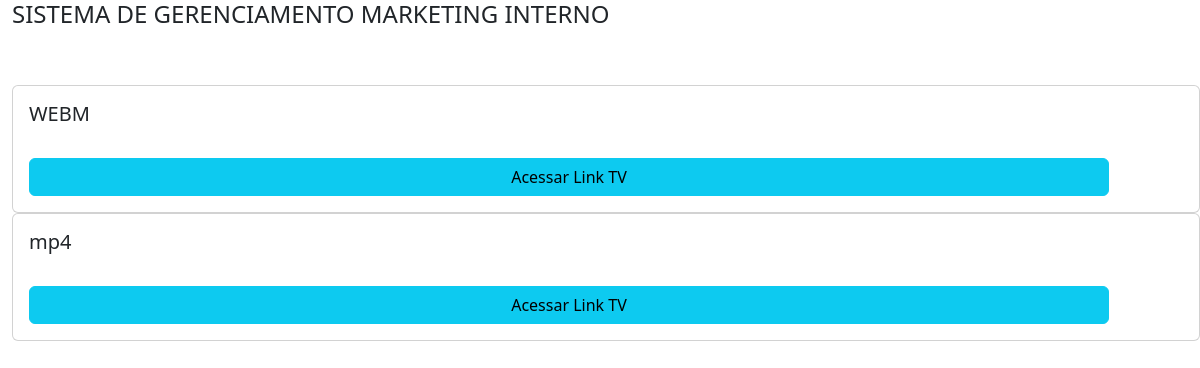
The app's page /, older data.
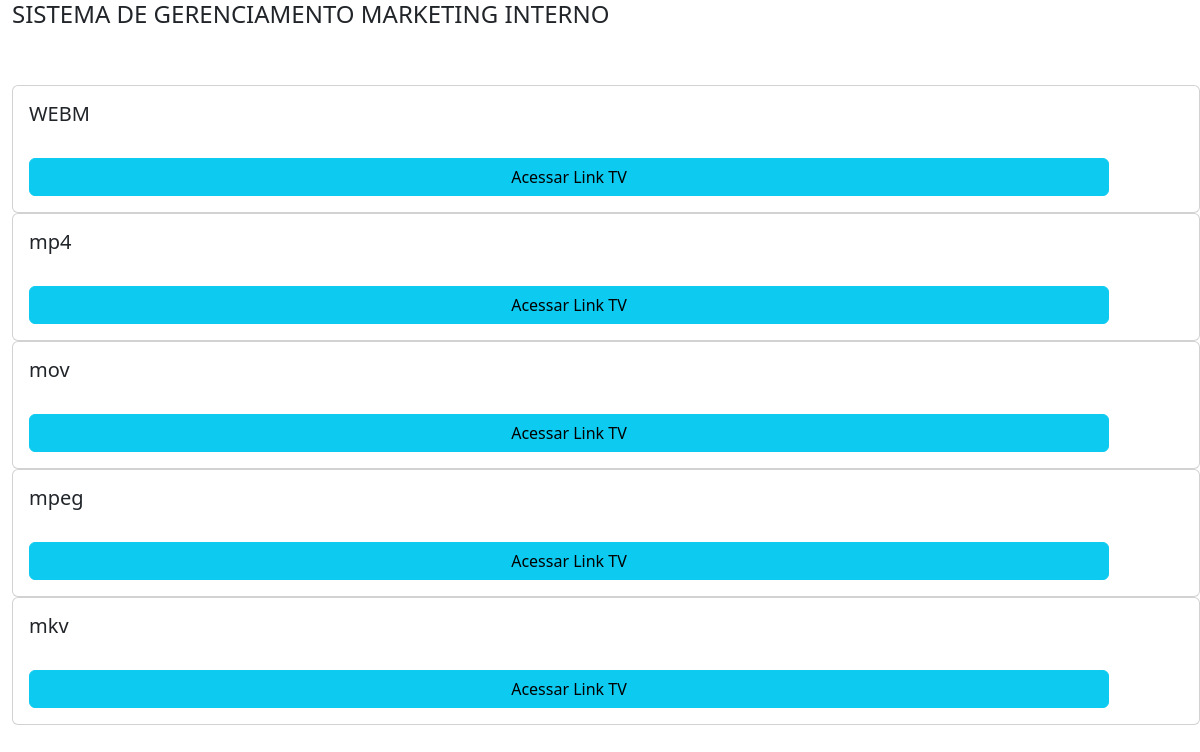
The same page, newer data.
### divulgacao/models.py (models this page shows, shortened)
class Midia(models.Model):
    titulo = models.CharField(max_length=100)
    class Meta:
        verbose_name = " Cadastrar TV"
        verbose_name_plural = " Cadastrar TVs"

### divulgacao/views.py (the view)
# urls.py: path('', tvscadastradas),
def tvscadastradas(request):
    dados= Midia.objects.all()
    return render(request,"tvsLinks.html",{'tvs':dados})

### divulgacao/templates/tvsLinks.html (shortened to what this page needs)
{% load static%}
<!doctype html>
<html lang="en">
  <head>
    <link href="https://cdn.jsdelivr.net/npm/bootstrap@5.3.3/dist/css/bootstrap.min.css" rel="stylesheet">
    <link rel="stylesheet"  href=" {%  static 'css/index.css'   %} "  />
  </head>
  <body>
    <div class="container-fluid">
      <h4>SISTEMA DE GERENCIAMENTO MARKETING INTERNO</h4>
      <BR></BR>
      {% for dado in tvs %}
      <div class="card" style="width: 99vw;">
        <div class="card-body">
          <h5 class="card-title">{{dado.titulo}}</h5>
          <br>
          <a href="{% url 'tv_detail' dado.id %}" class="btn btn-info" style="width: 90vw;">Acessar Link TV</a>
        </div>
      </div>
      {% endfor %}
    </div>
  </body>
</html>

Row changes from the older to the newer data that the page shows:
added Midia: titulo "mov"
added Midia: titulo "mpeg"
added Midia: titulo "mkv"
